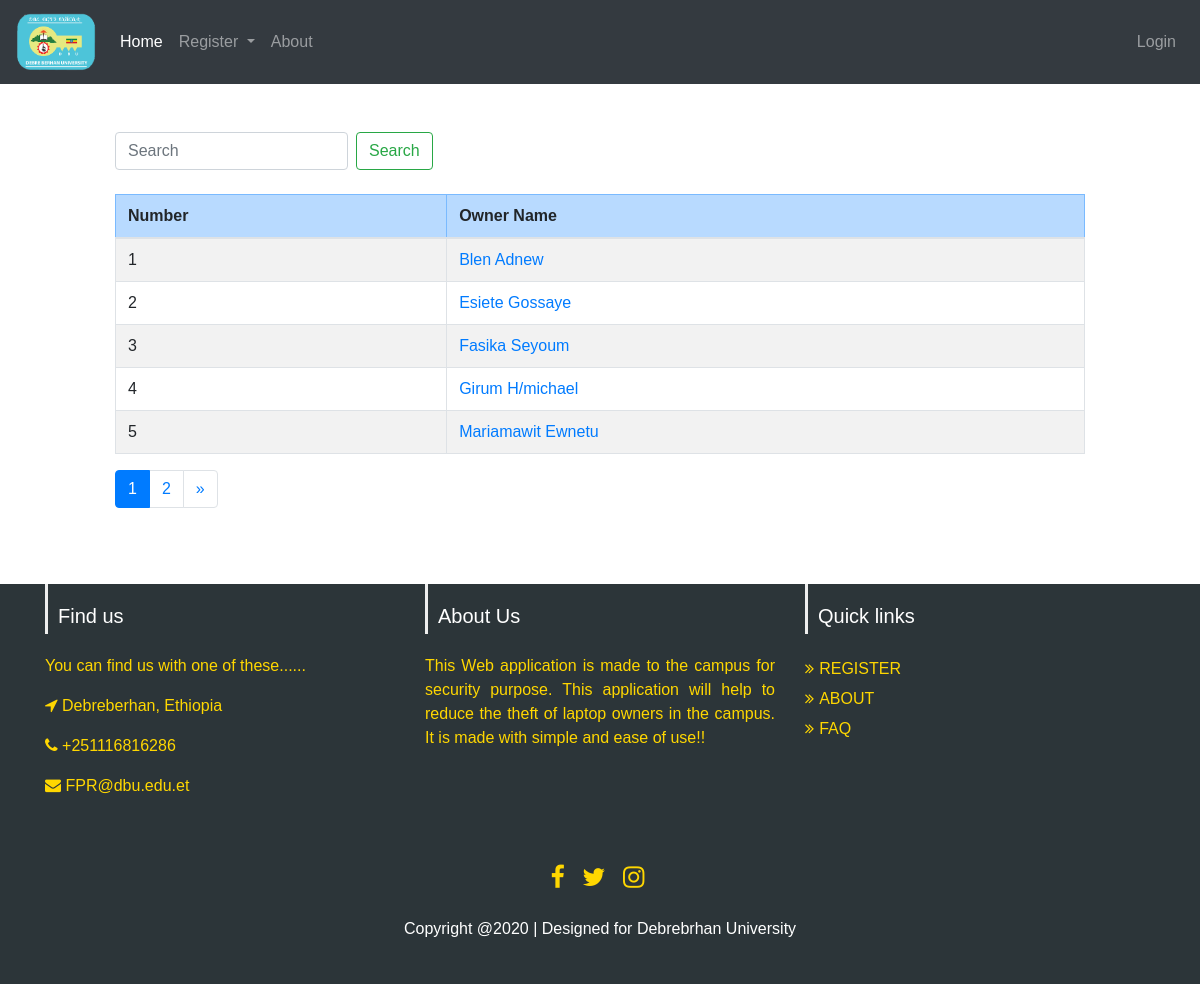
The page /qr/student-owners/ on the database its author committed.
### QR/models.py (models this page shows, shortened)
class Owner(models.Model):
    STUDENT = 'ST'
    TEACHER = 'TE'
    STAFF = 'SA'
    OWNER_TYPE_CHOICES = [
        (STUDENT, 'Student'),
        (TEACHER, 'Teacher'),
        (STAFF, 'Staff'),
    ]
    owner_type = models.CharField(
        max_length=2,
        choices=OWNER_TYPE_CHOICES,
        default=STUDENT,
    )
    owner_first_name = models.CharField(max_length=100)
    owner_last_name= models.CharField(max_length=100)
    department= models.CharField(max_length=100)
    phone_number = models.CharField(max_length=50)
    owner_id = models.CharField(max_length=50)
    image = models.ImageField(null=True, upload_to='owner_image',)

### QR/views.py (the view)
# urls.py: path('student-owners/', views.student_ownerlist, name='list_student_owners'),
def student_ownerlist(request):
    owners = Owner.objects.filter(owner_type=Owner.STUDENT).order_by('owner_first_name', 'owner_last_name')
    paginator = Paginator(owners, 5)
    page_number = request.GET.get('page')
    owners = paginator.get_page(page_number)
    return render(request, 'list_owners.html', {'owners': owners})

### QR/templates/list_owners.html (shortened to what this page needs)
{% extends 'base.html' %}
{% block content %}
<div >
    <form class="form-inline my-2 my-lg-0" action="{% url 'QR:search' %}" method="POST">
        <input name="owner_id" class="form-control mr-sm-2" type="search" placeholder="Search" aria-label="Search">
        <button class="btn btn-outline-success my-2 my-sm-0" type="submit">Search</button>
    </form>
</div><br>
<table class="table table-hover table-bordered table-striped ">
    <thead>
    <tr class="table-primary">
        <th>Number</th>
        <th>Owner Name</>
    </tr>
    </thead>
    <tbody>
    {% for Owner in owners %}
    <tr>
        <td>{{forloop.counter}}</td>
        <td><a href="{% url 'QR:detail' Owner.id %}">{{ Owner.owner_first_name }}  {{ Owner.owner_last_name }}</a></td>
    </tr>
    {% endfor %}
</tbody>
</table>
<ul class="pagination">
    {% for owner in owners.paginator.page_range %}
    {% if owners.number == owner %}
        <li class="page-item active">
            <a href="?page={{ owner }}" class="page-link">{{ owner }}</a>
        </li>
    {% else %}
    <li class="page-item">
        <a href="?page={{ owner }}" class="page-link">{{ owner }}</a>
    </li>
    {% endif %}
    {% endfor %}
    {% if owners.has_next %}
    <li class="page-item">
        <a href="?page={{ owners.next_page_number }}" class="page-link">&raquo</a>
    </li>
    {% endif %}
</ul>
{% endblock %}

### QR/static/style.css (style rules this page uses)
html { position: relative; min-height: 100%; }

### rows shown on the page
Owner: owner_first_name "Blen", owner_last_name "Adnew"
Owner: owner_first_name "Esiete", owner_last_name "Gossaye"
Owner: owner_first_name "Fasika", owner_last_name "Seyoum"
Owner: owner_first_name "Girum", owner_last_name "H/michael"
Owner: owner_first_name "Mariamawit", owner_last_name "Ewnetu"

### other values the page prints
{{ owner }} "1"
{{ owner }} "2"
